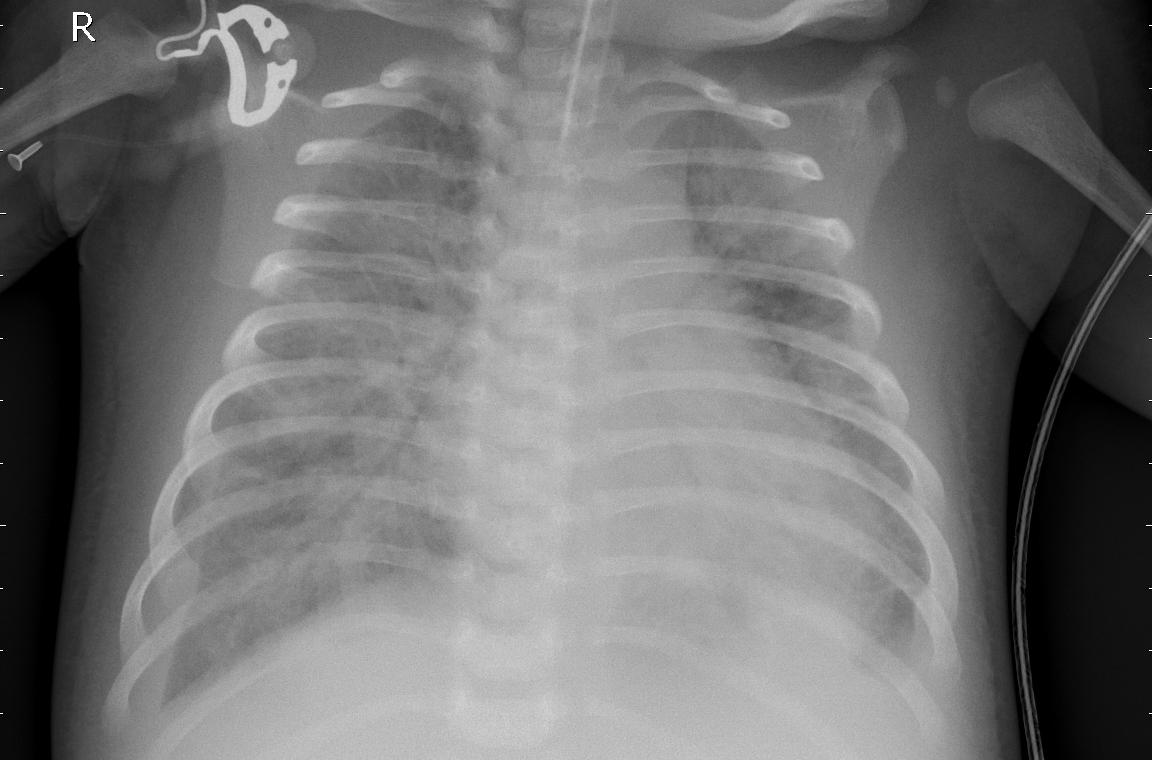
#> input picture EdgeDetection/Pneumonia_01.jpeg, 1152 x 760 px
$ python image_edge_detection.py
#> lines starting #> are read from the running program, lines starting #| are printed output that depends on the picture
import numpy as np
import cv2


img = cv2.imread("Pneumonia_01.jpeg", 0)
#> img is the input picture: shape (760, 1152); min 0, max 255, mean 114.5
img = cv2.resize(img, (600,700))
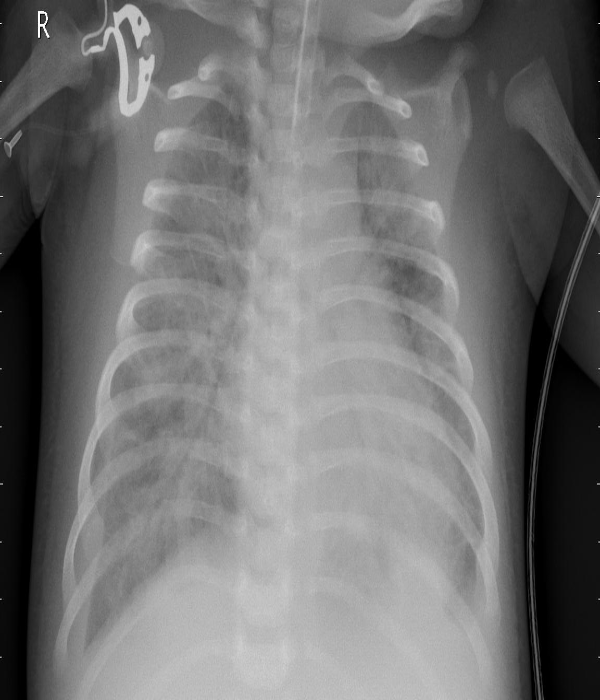
#> img: shape (700, 600); min 0, max 255, mean 114.4
edges = cv2.Canny(img,0.01,10)
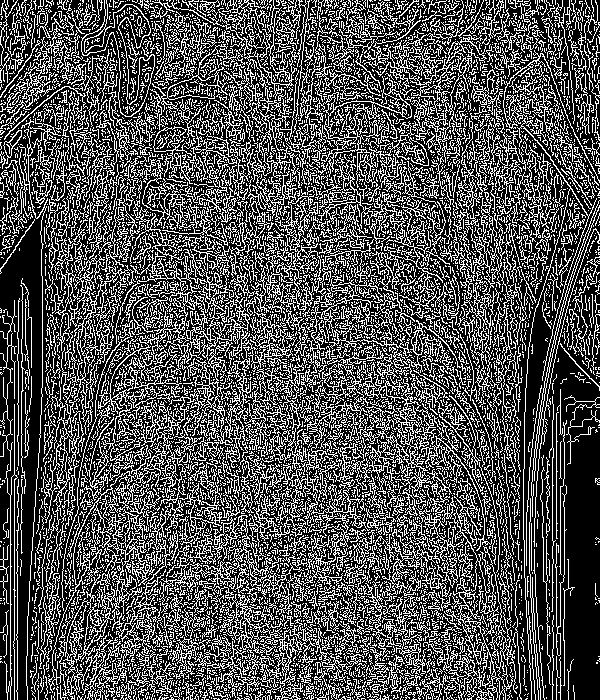
#> edges: shape (700, 600); 32.2% white in thin lines or dots
#print(img)

#cv2.imshow("Original image", img)

cv2.imwrite("Pneumonia_01_edge.jpeg",edges)

cv2.imshow("Canny", edges)


cv2.waitKey(0)
cv2.destroyAllWindows()

$ run again, with EdgeDetection/Pneumonia_02.jpeg copied over EdgeDetection/Pneumonia_01.jpeg
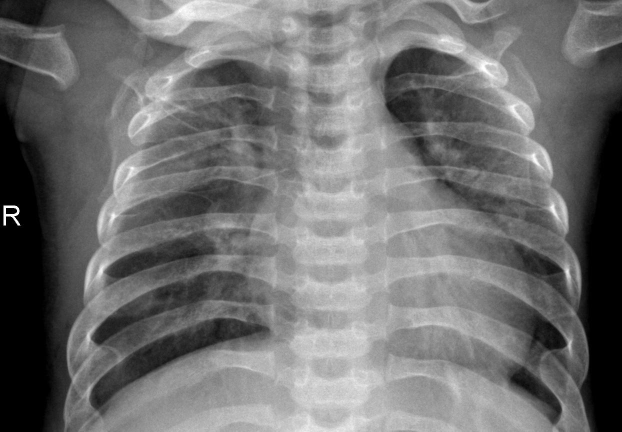
#> input picture EdgeDetection/Pneumonia_02.jpeg, 1244 x 863 px (shown at 1/2 size)
#> img is the input picture: shape (863, 1244); min 0, max 255, mean 112
#> `img = cv2.resize(img, (600,700))`:
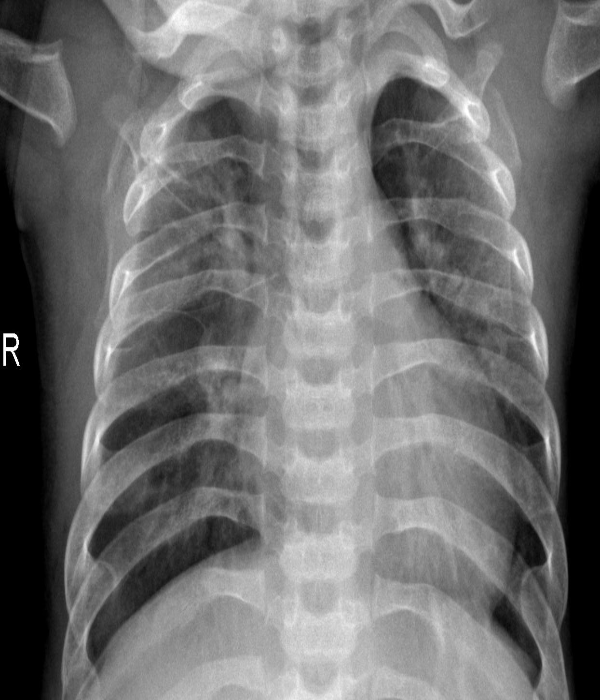
#> img: shape (700, 600); min 0, max 255, mean 111.9
#> `edges = cv2.Canny(img,0.01,10)`:
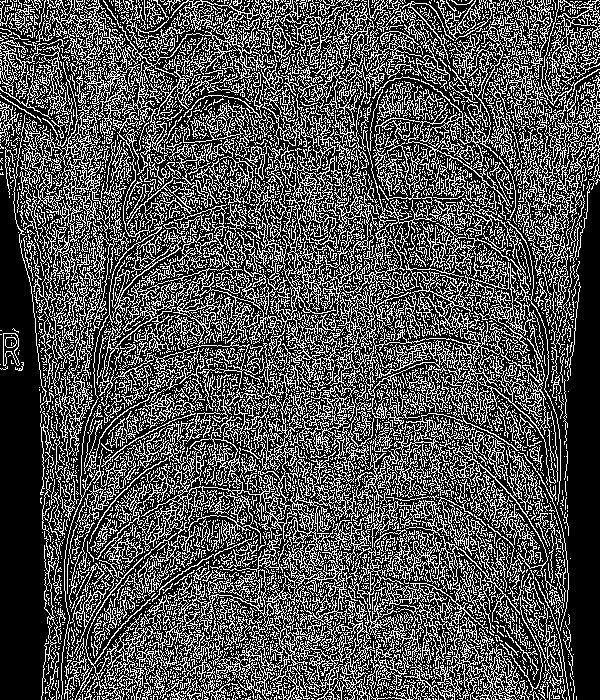
#> edges: shape (700, 600); 31.8% white in thin lines or dots

$ run again, with EdgeDetection/Normal_01.jpeg copied over EdgeDetection/Pneumonia_01.jpeg
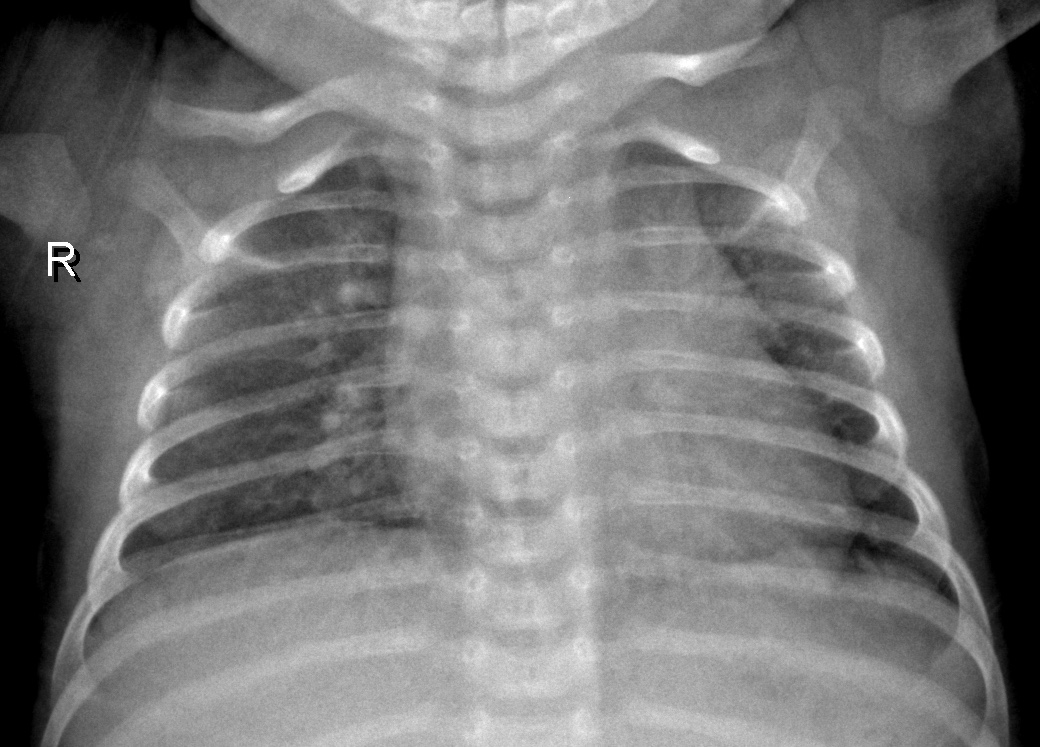
#> input picture EdgeDetection/Normal_01.jpeg, 1040 x 747 px
#> img is the input picture: shape (747, 1040); min 0, max 255, mean 117.3
#> `img = cv2.resize(img, (600,700))`:
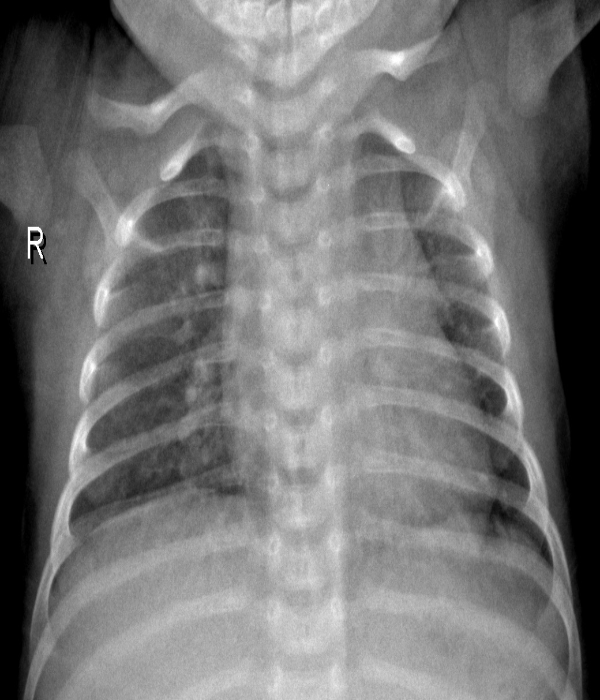
#> img: shape (700, 600); min 0, max 255, mean 117.2
#> `edges = cv2.Canny(img,0.01,10)`:
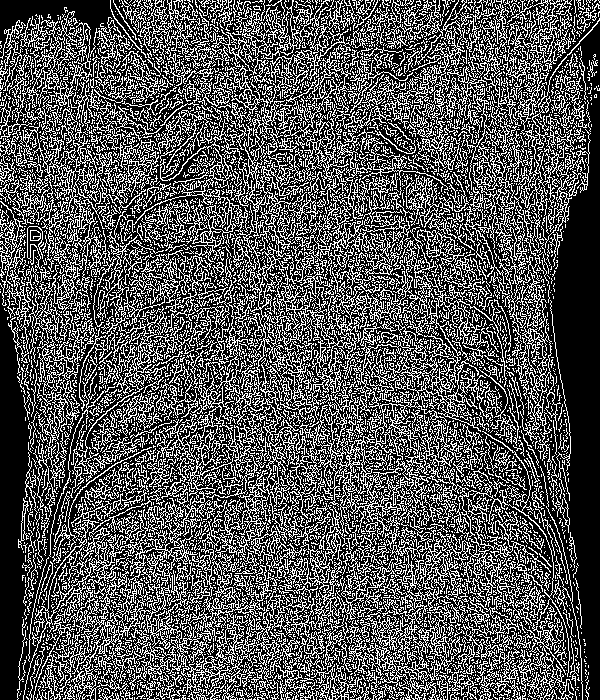
#> edges: shape (700, 600); 33.4% white in thin lines or dots

$ run again, with EdgeDetection/Normal_02.jpeg copied over EdgeDetection/Pneumonia_01.jpeg
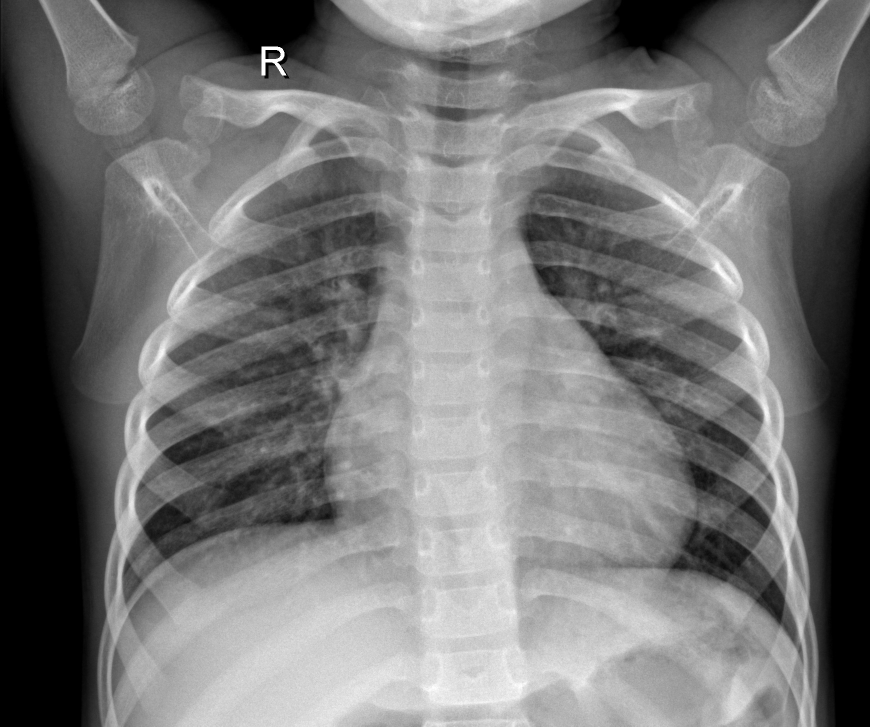
#> input picture EdgeDetection/Normal_02.jpeg, 1740 x 1453 px (shown at 1/2 size)
#> img is the input picture: shape (1453, 1740); min 0, max 255, mean 118.1
#> `img = cv2.resize(img, (600,700))`:
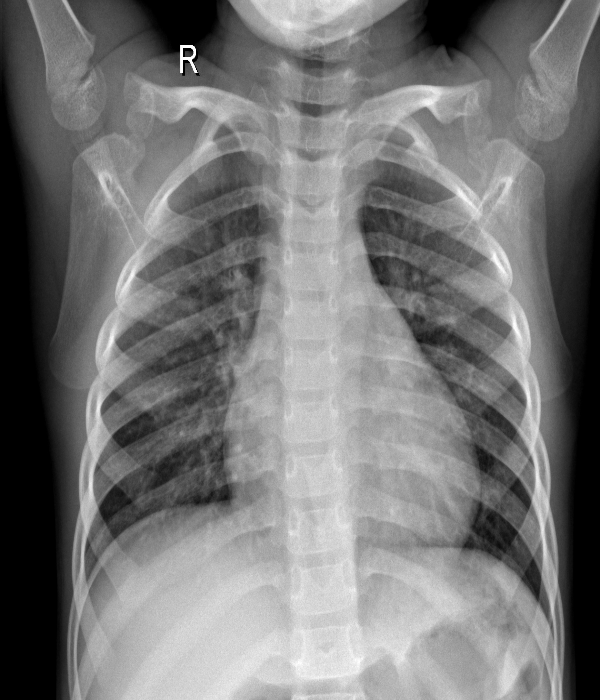
#> img: shape (700, 600); min 0, max 255, mean 118
#> `edges = cv2.Canny(img,0.01,10)`:
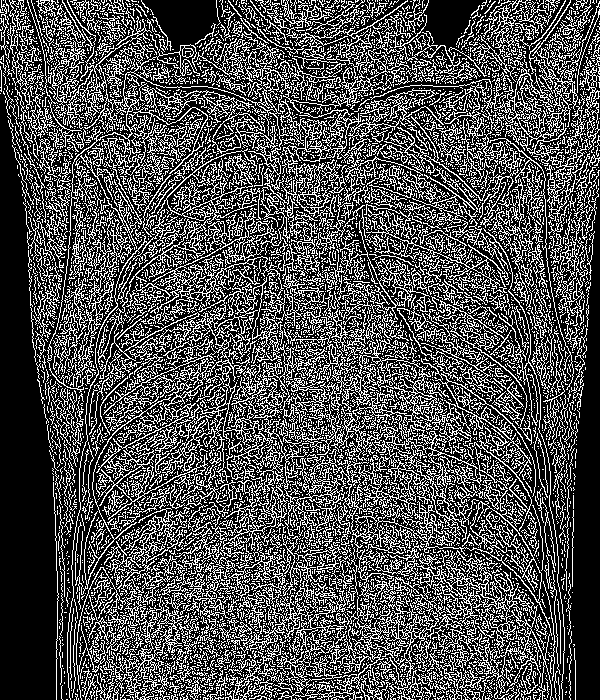
#> edges: shape (700, 600); 31.3% white in thin lines or dots
